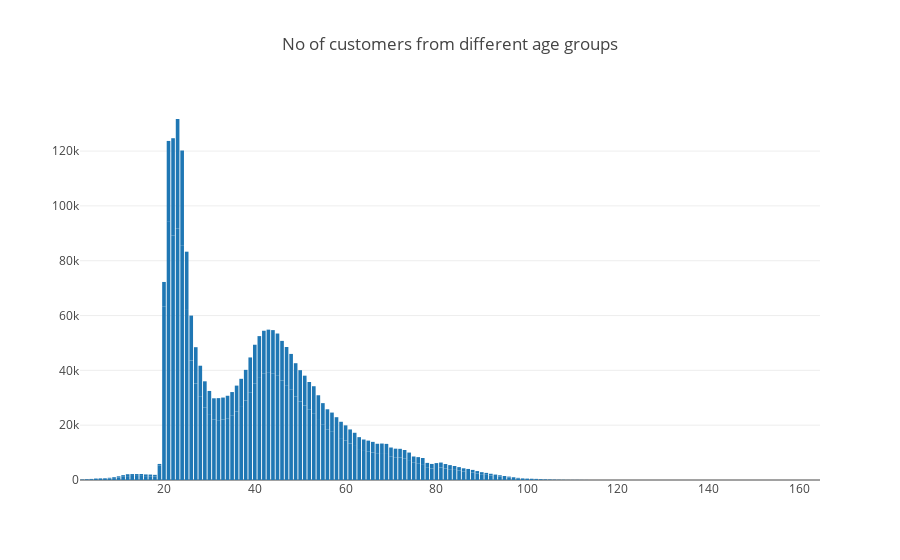

This figure's notebook cell:
### Markdown cell above
### Let's check the Age vs Customers distribution

### Code cell
data = []


    
data = [
go.Bar(
    x=age_count['age'], # assign x as the dataframe column 'x'
    y=age_count['ncodpers'])
]

layout = go.Layout(
    title='No of customers from different age groups'
)

fig = go.Figure(data=data, layout=layout)

iplot(fig)

### Figure 1 — Plotly figure (JSON) as saved in the notebook; plotly's stock layout.template omitted (floating-point values rounded to 4 significant figures; data arrays with more than 128 entries replaced by an {"elided": "..."} marker saying what was removed)
{"data": [{"type": "bar", "uid": "8ce3a273-e2cd-11e9-9e4c-88e9fe5dae91", "x": {"elided": "235 mixed values"}, "y": {"elided": "235 int values"}}], "layout": {"title": "No of customers from different age groups"}}
